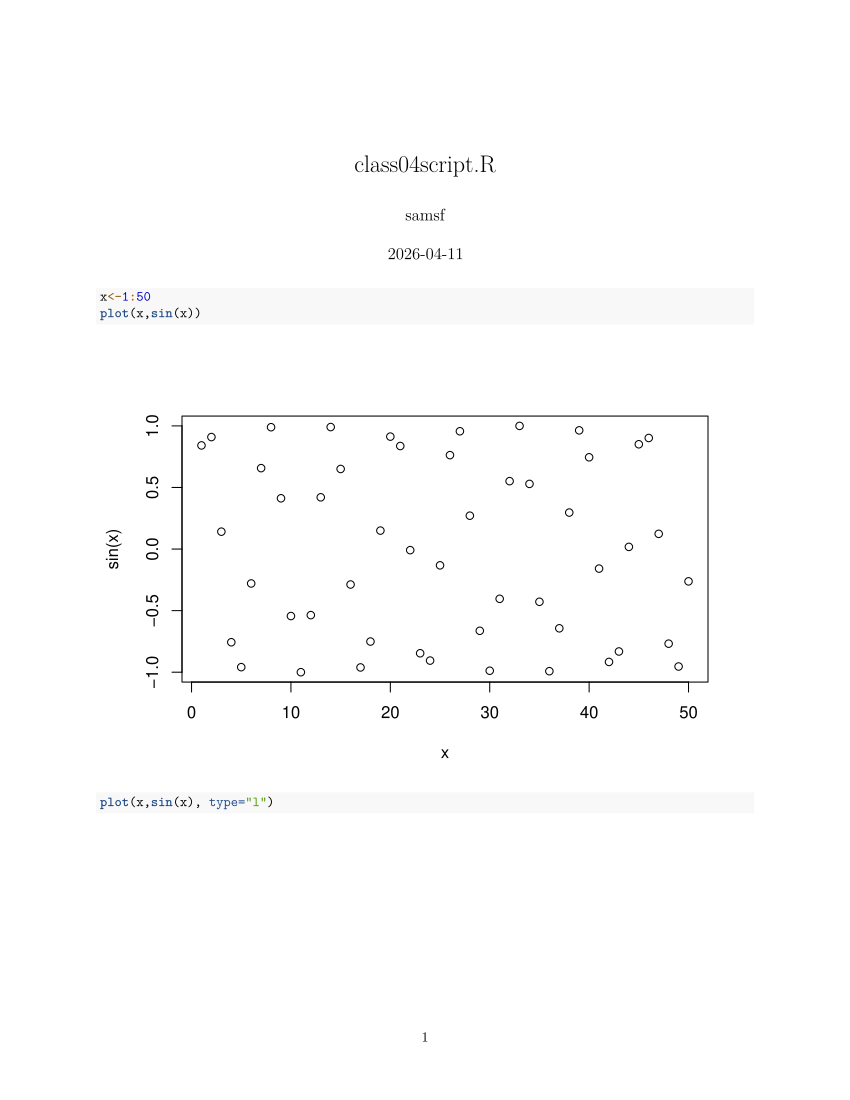

This figure's R source:
x<-1:50
plot(x,sin(x))

plot(x,sin(x), type="l")
plot(x,sin(x),type="l",col="blue")
plot(x, sin(x), type="l", col="blue",lwd=3)

x
seq(1,50)
x<-seq(1, 50, by=0.1)

plot(x,sin(x), type="l", col="blue", lwd=3)


  
